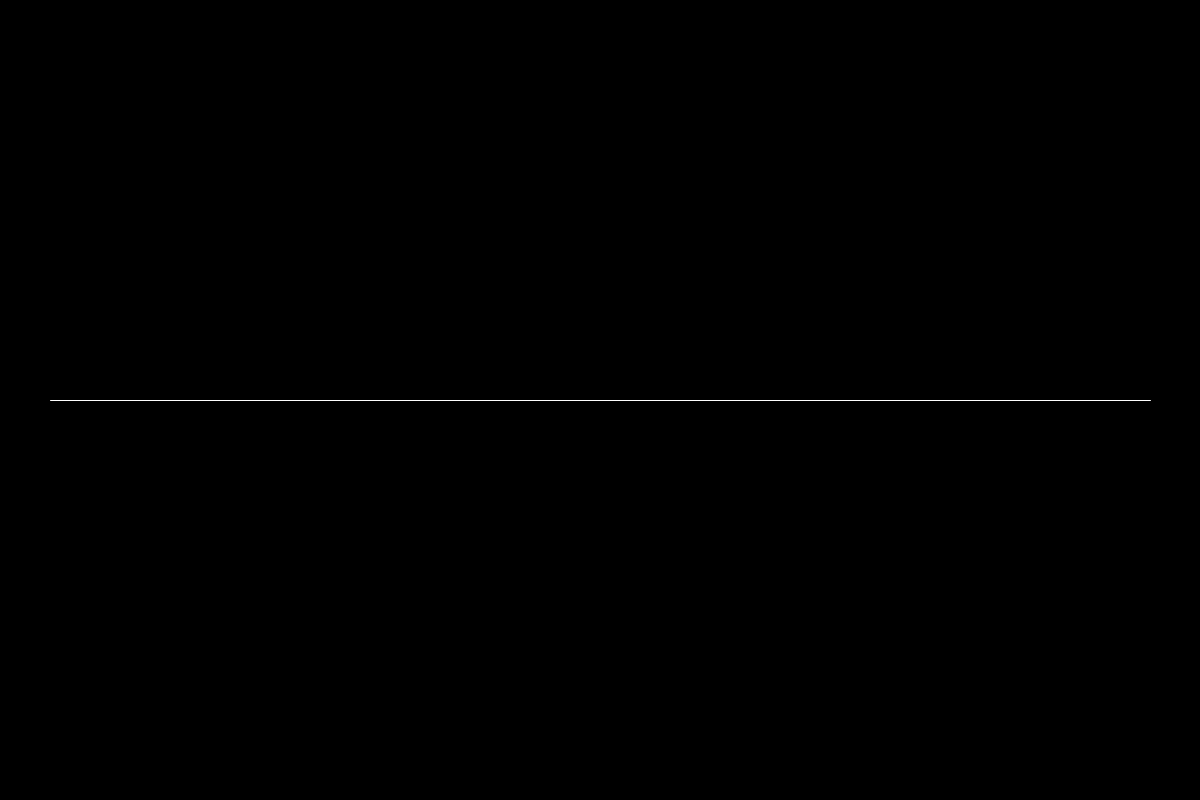
Frame 1 (no input)
Frame 60 (the mouse pressed at the canvas centre just before this capture): identical to frame 1, image omitted
Frame 120 (the mouse held since frame 60 and released just before this capture): identical to frame 1, image omitted

The Processing sketch that drew this single still picture (run headless with seeded random() and noise(); from frame 60 on, the mouse is pressed at the canvas centre):

// Processing sketch: sketch_02_Kochs_flake
// ── sketch_02_Kochs_flake.pde
ArrayList<Integer> list;
Koch line;

void setup() {
  size(1200,800);
  background(0);
  list = new ArrayList<Integer>();
  list.add(0);
  list.add(1);
  list.add(0,2);
  for(int i : list){
    println(i);
  }
  stroke(255);
  line = new Koch(new PVector(50,height/2), new PVector(width-50,height/2));
}

void draw() {
  background(0);
  line.display();
  
}

void keyPressed() {
  if (key == ' ') {
    line.getNext();
  }
  if (key == 'r') {
    setup();
  }
}


class Koch{
  Koch[] next;
  PVector start, end;
  int level;
  
  Koch(PVector _start, PVector _end){
    //this.next = new Koch[4];
    this.start = _start;
    this.end = _end;
    println("S:",this.start);
    println("E:",this.end);
  }
  
  void getNext(){
    if (this.next != null){
      for(int i = 0; i < this.next.length; i++){
        this.next[i].getNext();
      }
    } else {
      this.next = new Koch[4];
      PVector vector = this.end.copy().sub(this.start);
      PVector step = vector.copy().mult(1.0/3);
      PVector point1 = this.start.copy().add(step);
      PVector move2 = vector.copy().mult(1/3).add(step.rotate(PI/3));
      PVector point2 = this.start.copy().add(move2);
      PVector point3 = this.end.copy().sub(step.rotate(-2*PI/3));
      println("-:",step);
      println("1:",point1);
      ellipse(point2.x,point2.y,5,5);

      
      this.next[0] = new Koch(this.start,point1);
      this.next[1] = new Koch(point1 ,point2);
      this.next[2] = new Koch(point2 ,point3);
      this.next[3] = new Koch(point3,this.end);
    }
  
  }
  
  void display(){
    if (this.next != null){
      for(int i = 0; i < this.next.length; i++){
        this.next[i].display();
      }
    } else {
      line(this.start.x, this.start.y, this.end.x, this.end.y);
    }
  }
}
